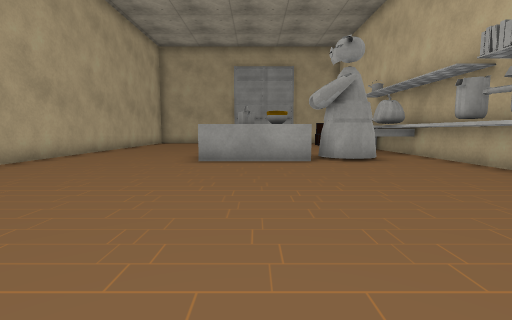
view 1 (above)

12 first-person views from a walk through a 3-D level made in the Unity game engine. The camera is 0.38 m above the floor, tilts 6° down and sees 85° across. The floor is counted in squares, 0.5 m on a side. Each view is taken from the middle of a square. On the plan, view 1 faces up. The plan holds only what a view shows up to about 10 squares ahead; the rest is blank. Some surface patterns are stand-ins.

view 2
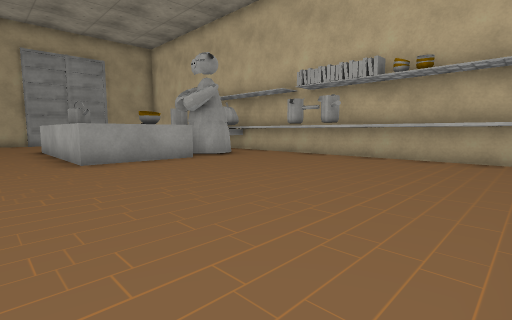

view 3
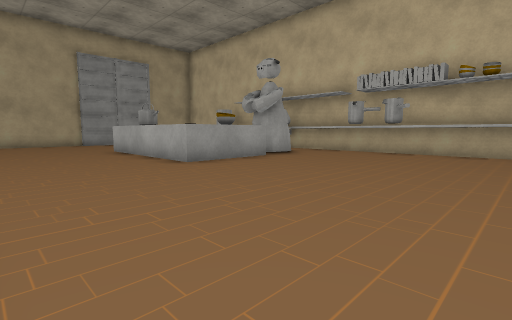

view 4
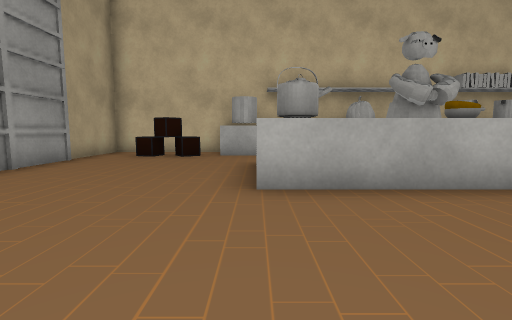

view 5
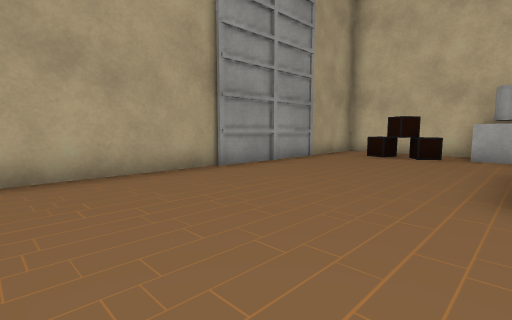

view 6
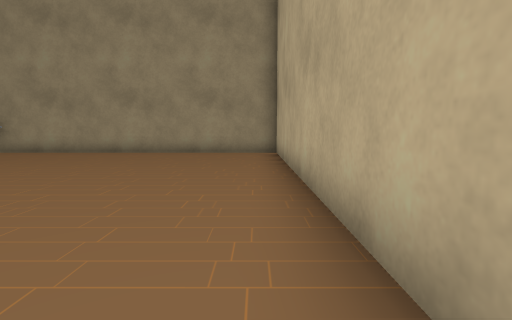

view 7
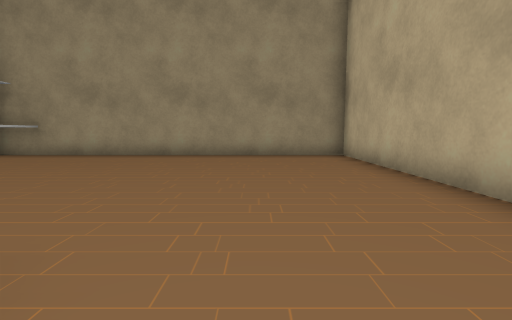

view 8
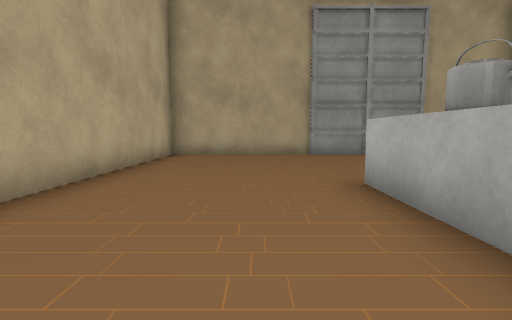

view 9
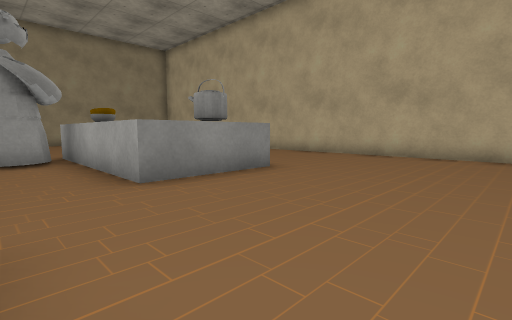

view 10
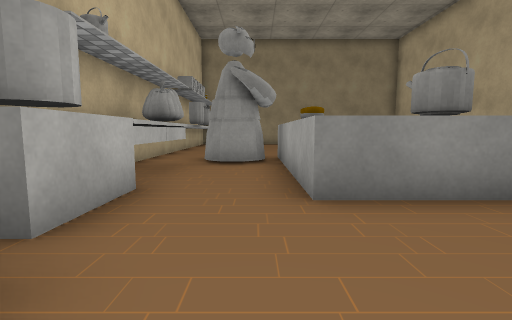

view 11
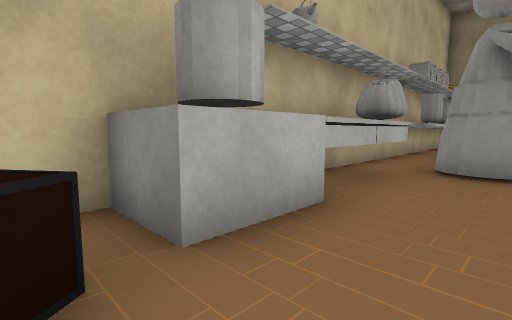

view 12
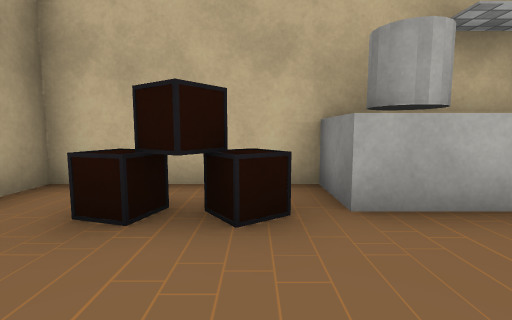

### Floor plan
Key: @ floor where view 1 was taken; # wall or solid block; . floor; ^ raised ledge; P pumpkin; B bowl; T pot; K kettle; A box; O other object.
Columns run from 6 left of view 1 to 5 right of it. Each row starts with its distance up from view 1.
 17 ############
 16 #..........#
 15 #........AA#
 14 #........AA#
 13 #.........##
 12 #....^^^..T^
 11 #....KK^..K^
 10 #....^ ^..^^
  9 #....^ ^..P^
  8 #....^BB#O^^
  7 #....^^^OO^^
  6 #.........^^
  5 #.........T#
  4 #.........T^
  3 #.........^^
  2 #.........^^
  1 #.........^^
  0 #.....@...^^
 -1 ############

Where each view was taken, in squares from view 1:
view 1: 0 up, 0 right, facing up
view 2: 0 up, 3 left, facing up-right
view 3: 1 up, 5 left, facing up-right
view 4: 12 up, 5 left, facing right
view 5: 12 up, 5 left, facing up-right
view 6: 9 up, 5 left, facing down
view 7: 8 up, 3 left, facing down
view 8: 8 up, 3 left, facing up
view 9: 16 up, 3 right, facing down-left
view 10: 15 up, 2 right, facing down
view 11: 14 up, 2 right, facing down-right
view 12: 14 up, 1 right, facing right
